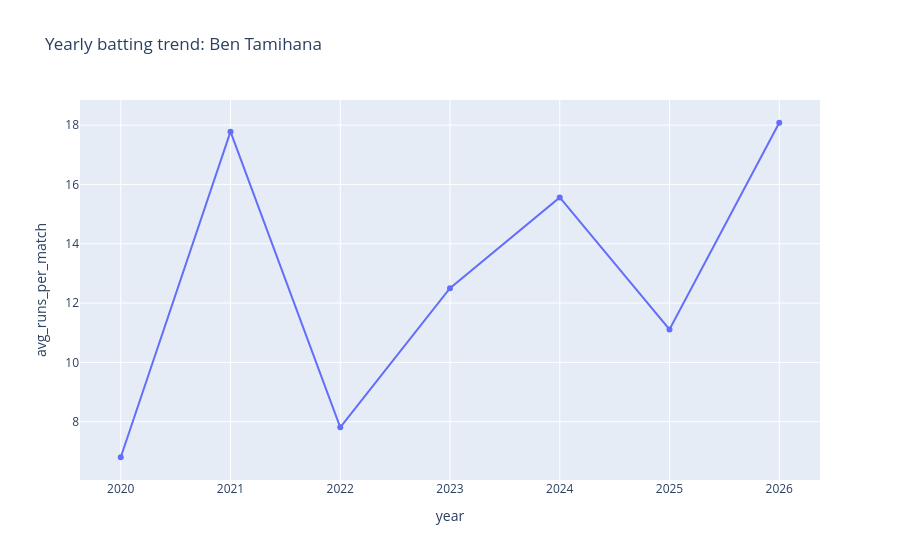

Notebook source saved alongside this figure:
### Markdown cell above
# Cell 7: one player’s yearly trend

### Code cell
yearly = q("q16")
star = yearly.groupby("full_name")["matches_played"].sum().idxmax()
one = yearly[yearly["full_name"] == star]
fig = px.line(one, x="year", y="avg_runs_per_match", markers=True,
              title=f"Yearly batting trend: {star}")
save(fig, "player_trend").show()

### Figure 1 — Plotly figure (JSON) as saved in the notebook; plotly's stock layout.template omitted (floating-point values rounded to 4 significant figures)
{"data": [{"hovertemplate": "year=%{x}<br>avg_runs_per_match=%{y}<extra></extra>", "legendgroup": "", "line": {"color": "#636efa", "dash": "solid"}, "marker": {"symbol": "circle"}, "mode": "lines+markers", "name": "", "orientation": "v", "showlegend": false, "type": "scatter", "x": ["2020", "2021", "2022", "2023", "2024", "2025", "2026"], "xaxis": "x", "y": [6.8, 17.78, 7.81, 12.5, 15.56, 11.11, 18.08], "yaxis": "y"}], "layout": {"legend": {"tracegroupgap": 0}, "title": {"text": "Yearly batting trend: Ben Tamihana"}, "xaxis": {"anchor": "y", "domain": [0, 1], "title": {"text": "year"}}, "yaxis": {"anchor": "x", "domain": [0, 1], "title": {"text": "avg_runs_per_match"}}}}
